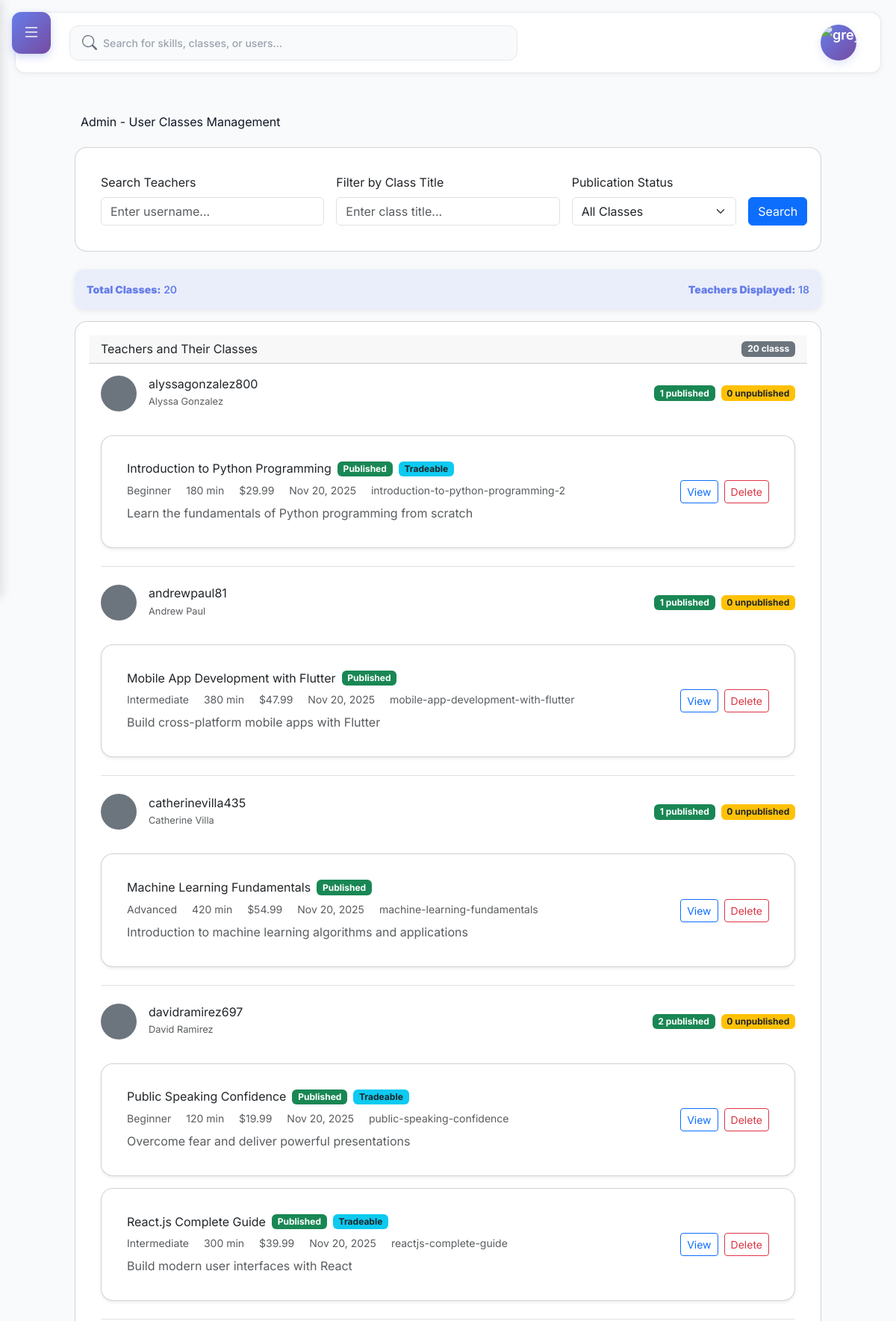
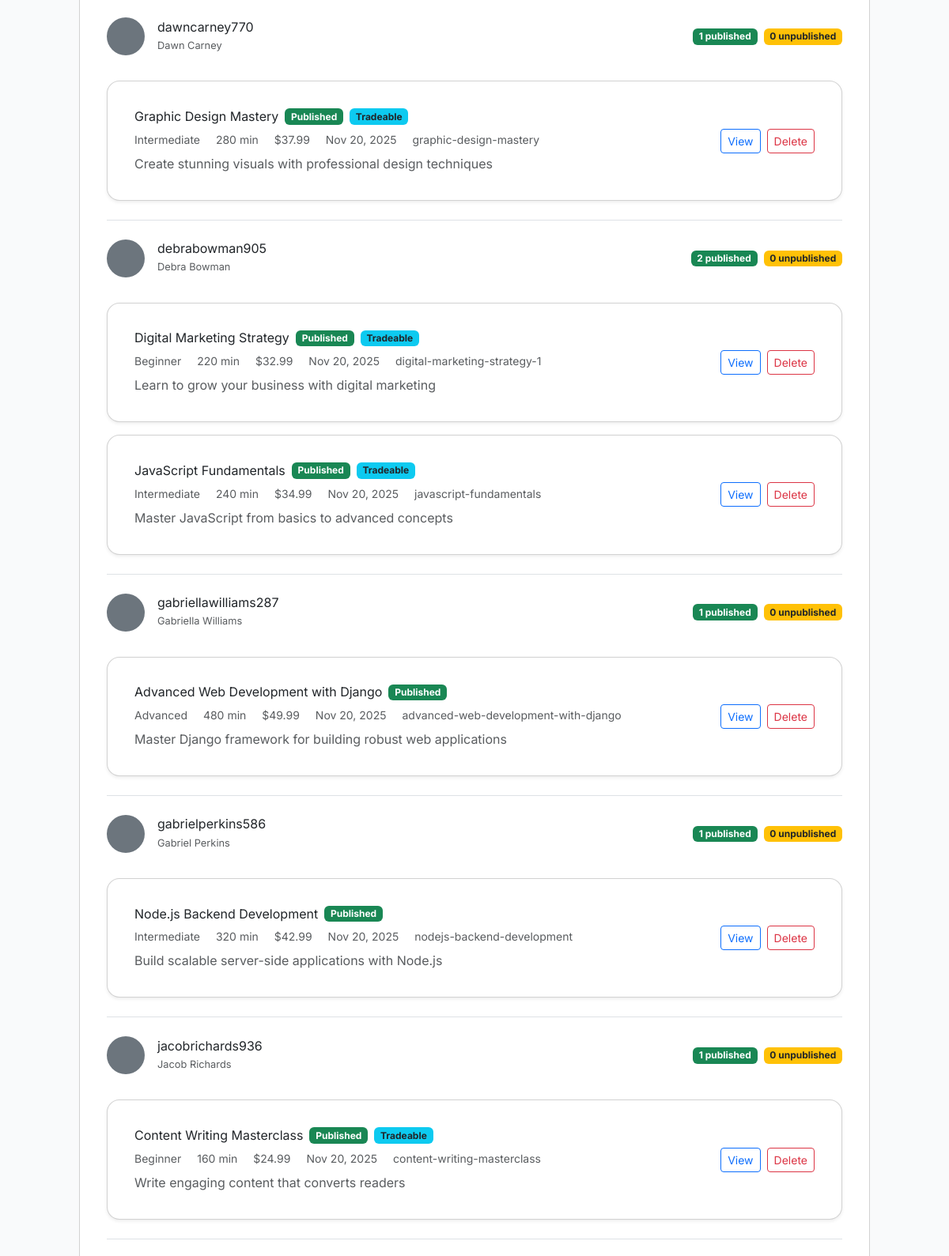
/users/admin-user-classes/ (signed in, upper part), run on the app's committed database (2 pictures, top to bottom).
### skills/models.py (models this page shows, shortened)
class TeachingClass(models.Model):
    BEGINNER = 'beginner'
    INTERMEDIATE = 'intermediate'
    ADVANCED = 'advanced'
    DIFFICULTY_CHOICES = [
        (BEGINNER, 'Beginner'),
        (INTERMEDIATE, 'Intermediate'),
        (ADVANCED, 'Advanced'),
    ]
    title = models.CharField(max_length=200)
    slug = models.SlugField(max_length=220, unique=True)
    short_description = models.CharField(max_length=300, blank=True)
    full_description = models.TextField(blank=True)
    difficulty = models.CharField(max_length=20, choices=DIFFICULTY_CHOICES, default=BEGINNER)
    duration_minutes = models.PositiveIntegerField(default=0)
    price_cents = models.PositiveIntegerField(default=0, help_text='Price in cents (e.g., 1999 = $19.99)')
    is_tradeable = models.BooleanField(default=False)
    trade_notes = models.CharField(max_length=200, blank=True)
    intro_video = models.FileField(upload_to='class_intros/', blank=True, null=True)
    thumbnail = models.ImageField(upload_to='class_thumbs/', blank=True, null=True)
    is_published = models.BooleanField(default=False)
    avg_rating = models.DecimalField(max_digits=3, decimal_places=2, default=0)
    reviews_count = models.PositiveIntegerField(default=0)
    created_at = models.DateTimeField(auto_now_add=True)
    updated_at = models.DateTimeField(auto_now=True)
    teacher = models.ForeignKey(settings.AUTH_USER_MODEL, on_delete=models.CASCADE, related_name='teaching_classes')
    class Meta:
        ordering = ['-created_at']

### users/views.py (the view)
# urls.py: path('admin-user-classes/', views.admin_user_classes, name='admin_user_classes'),
@staff_member_required
def admin_user_classes(request):
    search_query = request.GET.get('search', '')
    class_filter = request.GET.get('class', '')
    status_filter = request.GET.get('status', '')
    classes_qs = TeachingClass.objects.select_related('teacher', 'teacher__profile').prefetch_related('topics').order_by('teacher__username', 'title')
    if search_query:
        classes_qs = classes_qs.filter(teacher__username__icontains=search_query)
    if class_filter:
        classes_qs = classes_qs.filter(title__icontains=class_filter)
    if status_filter == 'published':
        classes_qs = classes_qs.filter(is_published=True)
    elif status_filter == 'unpublished':
        classes_qs = classes_qs.filter(is_published=False)
    classes_list = list(classes_qs)
    for teaching_class in classes_list:
        price_cents = teaching_class.price_cents or 0
        teaching_class.admin_price_display = f"${price_cents / 100:.2f}"
    teacher_map = {}
    for teaching_class in classes_list:
        teacher_id = teaching_class.teacher_id
        if teacher_id not in teacher_map:
            teacher_map[teacher_id] = {
                'teacher': teaching_class.teacher,
                'classes': [],
            }
        teacher_map[teacher_id]['classes'].append(teaching_class)
    teacher_data = []
    for data in teacher_map.values():
        classes = sorted(data['classes'], key=lambda cls: cls.created_at, reverse=True)
        teacher_data.append({
            'teacher': data['teacher'],
            'classes': classes,
            'published_count': sum(1 for cls in classes if cls.is_published),
            'unpublished_count': sum(1 for cls in classes if not cls.is_published),
        })
    teacher_data.sort(key=lambda entry: entry['teacher'].username.lower())
    context = {
        'teacher_data': teacher_data,
        'search_query': search_query,
        'class_filter': class_filter,
        'status_filter': status_filter,
        'total_classes': len(classes_list),
    }
    return render(request, 'users/profile/admin_user_classes.html', context)

### users/templates/users/profile/admin_user_classes.html (shortened to what this page needs)
{% extends 'base.html' %}
{% load static %}
{% block content %}
<div class="container mt-4">
    <div class="row">
        <div class="col-12">
            <h2 class="mb-4 d-flex align-items-center gap-2">
                Admin - User Classes Management
            </h2>
            <div class="card mb-4">
                <div class="card-body">
                    <form method="GET" class="row g-3 align-items-end">
                        <div class="col-md-4">
                            <label for="search" class="form-label">Search Teachers</label>
                            <input type="text"
                                   class="form-control"
                                   id="search"
                                   name="search"
                                   value="{{ search_query }}"
                                   placeholder="Enter username...">
                        </div>
                        <div class="col-md-4">
                            <label for="class" class="form-label">Filter by Class Title</label>
                            <input type="text"
                                   class="form-control"
                                   id="class"
                                   name="class"
                                   value="{{ class_filter }}"
                                   placeholder="Enter class title...">
                        </div>
                        <div class="col-md-3">
                            <label for="status" class="form-label">Publication Status</label>
                            <select id="status" name="status" class="form-select">
                                <option value="">All Classes</option>
                            </select>
                        </div>
                        <div class="col-md-1 d-grid">
                            <button type="submit" class="btn btn-primary">
                                Search
                            </button>
                        </div>
                    </form>
                </div>
            </div>
            <div class="alert alert-info d-flex justify-content-between align-items-center flex-wrap gap-2">
                <div>
                    <strong>Total Classes:</strong> {{ total_classes }}
                </div>
                <div>
                    <strong>Teachers Displayed:</strong> {{ teacher_data|length }}
                </div>
            </div>
            <div class="card">
                <div class="card-header d-flex justify-content-between align-items-center">
                    <h5 class="mb-0">
                        Teachers and Their Classes
                    </h5>
                    {% if teacher_data %}
                        <span class="badge bg-secondary">
                            {{ total_classes }} class{{ total_classes|pluralize }}
                        </span>
                    {% endif %}
                </div>
                <div class="card-body">
                    {% if teacher_data %}
                        {% for data in teacher_data %}
                            <div class="teacher-section pb-4 mb-4 border-bottom">
                                <div class="d-flex flex-column flex-md-row align-items-md-center justify-content-between gap-3">
                                    <div class="d-flex align-items-center gap-3">
                                        {% if data.teacher.profile.avatar %}
                                            <img src="{{ data.teacher.profile.avatar.url }}"
                                                 alt="{{ data.teacher.username }}"
                                                 class="rounded-circle"
                                                 style="width: 48px; height: 48px; object-fit: cover;">
                                        {% else %}
                                            <div class="rounded-circle bg-secondary text-white d-flex align-items-center justify-content-center"
                                                 style="width: 48px; height: 48px;">
                                            </div>
                                        {% endif %}
                                        <div>
                                            <h5 class="mb-0">{{ data.teacher.username }}</h5>
                                            <small class="text-muted">
                                                {{ data.teacher.get_full_name|default:data.teacher.email }}
                                            </small>
                                        </div>
                                    </div>
                                    <div class="d-flex flex-wrap gap-2">
                                        <span class="badge bg-success">
                                            {{ data.published_count }} published
                                        </span>
                                        <span class="badge bg-warning text-dark">
                                            {{ data.unpublished_count }} unpublished
                                        </span>
                                    </div>
                                </div>
                                <div class="row g-3 mt-3">
                                    {% for cls in data.classes %}
                                        <div class="col-12">
                                            <div class="class-card card shadow-sm" data-class-id="{{ cls.id }}">
                                                <div class="card-body d-flex flex-column flex-md-row justify-content-between align-items-md-center gap-3">
                                                    <div class="flex-grow-1">
                                                        <div class="d-flex align-items-center gap-2 flex-wrap">
                                                            <h5 class="card-title mb-0">{{ cls.title }}</h5>
                                                            <span class="badge {% if cls.is_published %}bg-success{% else %}bg-secondary{% endif %}">
                                                                {% if cls.is_published %}
                                                                     Published
                                                                {% else %}
                                                                    <i class="fas fa-eye-slash"></i> Unpublished
                                                                {% endif %}
                                                            </span>
                                                            {% if cls.is_tradeable %}
                                                                <span class="badge bg-info text-dark">
                                                                     Tradeable
                                                                </span>
                                                            {% endif %}
                                                        </div>
                                                        <div class="text-muted small mt-2">
                                                            <span class="me-3">
                                                                {{ cls.get_difficulty_display }}
                                                            </span>
                                                            <span class="me-3">
                                                                {{ cls.duration_minutes }} min
                                                            </span>
                                                            <span class="me-3">
                                                                {{ cls.admin_price_display }}
                                                            </span>
                                                            <span class="me-3">
                                                                {{ cls.created_at|date:"M j, Y" }}
                                                            </span>
                                                            <span>
                                                                {{ cls.slug }}
                                                            </span>
                                                        </div>
                                                        {% if cls.short_description %}
                                                            <p class="mb-0 mt-2 text-muted">
                                                                {{ cls.short_description|truncatewords:25 }}
                                                            </p>
                                                        {% endif %}
                                                    </div>
                                                    <div class="d-flex flex-column flex-md-row align-items-md-center gap-2">
                                                        <a href="{% url 'skills:class_detail' cls.slug %}"
                                                           target="_blank"
                                                           class="btn btn-outline-primary btn-sm">
                                                            View
                                                        </a>
                                                        <button type="button"
                                                                class="btn btn-outline-danger btn-sm"
                                                                onclick="return queueDeleteClass('{{ cls.title|escapejs }}', '{{ data.teacher.username|escapejs }}', '{% url 'users:admin_delete_class' cls.id %}', this.closest('.class-card'));">
                                                            Delete
                                                        </button>
                                                    </div>
                                                </div>
                                            </div>
                                        </div>
                                    {% endfor %}
                                </div>
                            </div>
                        {% endfor %}
                    {% endif %}
                </div>
            </div>
        </div>
    </div>
</div>
{% endblock %}

### data on the page
TeachingClass: title "Introduction to Python Programming", is_published "Published", is_tradeable "Tradeable", difficulty "Beginner", duration_minutes "180", admin_price_display "$29.99", created_at "Nov 20, 2025", slug "introduction-to-python-programming-2", short_description "Learn the fundamentals of Python programming from scratch"
TeachingClass: title "Mobile App Development with Flutter", is_published "Published", difficulty "Intermediate", duration_minutes "380", admin_price_display "$47.99", created_at "Nov 20, 2025", slug "mobile-app-development-with-flutter", short_description "Build cross-platform mobile apps with Flutter"
TeachingClass: title "Machine Learning Fundamentals", is_published "Published", difficulty "Advanced", duration_minutes "420", admin_price_display "$54.99", created_at "Nov 20, 2025", slug "machine-learning-fundamentals", short_description "Introduction to machine learning algorithms and applications"
TeachingClass: title "Public Speaking Confidence", is_published "Published", is_tradeable "Tradeable", difficulty "Beginner", duration_minutes "120", admin_price_display "$19.99", created_at "Nov 20, 2025", slug "public-speaking-confidence", short_description "Overcome fear and deliver powerful presentations"
TeachingClass: title "React.js Complete Guide", is_published "Published", is_tradeable "Tradeable", difficulty "Intermediate", duration_minutes "300", admin_price_display "$39.99", created_at "Nov 20, 2025", slug "reactjs-complete-guide", short_description "Build modern user interfaces with React"
TeachingClass: title "Graphic Design Mastery", is_published "Published", is_tradeable "Tradeable", difficulty "Intermediate", duration_minutes "280", admin_price_display "$37.99", created_at "Nov 20, 2025", slug "graphic-design-mastery", short_description "Create stunning visuals with professional design techniques"
TeachingClass: title "Digital Marketing Strategy", is_published "Published", is_tradeable "Tradeable", difficulty "Beginner", duration_minutes "220", admin_price_display "$32.99", created_at "Nov 20, 2025", slug "digital-marketing-strategy-1", short_description "Learn to grow your business with digital marketing"
TeachingClass: title "JavaScript Fundamentals", is_published "Published", is_tradeable "Tradeable", difficulty "Intermediate", duration_minutes "240", admin_price_display "$34.99", created_at "Nov 20, 2025", slug "javascript-fundamentals", short_description "Master JavaScript from basics to advanced concepts"
TeachingClass: title "Advanced Web Development with Django", is_published "Published", difficulty "Advanced", duration_minutes "480", admin_price_display "$49.99", created_at "Nov 20, 2025", slug "advanced-web-development-with-django", short_description "Master Django framework for building robust web applications"
TeachingClass: title "Node.js Backend Development", is_published "Published", difficulty "Intermediate", duration_minutes "320", admin_price_display "$42.99", created_at "Nov 20, 2025", slug "nodejs-backend-development", short_description "Build scalable server-side applications with Node.js"
TeachingClass: title "Content Writing Masterclass", is_published "Published", is_tradeable "Tradeable", difficulty "Beginner", duration_minutes "160", admin_price_display "$24.99", created_at "Nov 20, 2025", slug "content-writing-masterclass", short_description "Write engaging content that converts readers"

### other printed values
{{ total_classes }} "20"
{{ teacher_data|length }} "18"
{{ data.teacher.username }} "alyssagonzalez800"
{{ data.teacher.get_full_name|default:data.teacher.email }} "Alyssa Gonzalez"
{{ data.published_count }} "1"
{{ data.unpublished_count }} "0"
{{ data.teacher.username }} "andrewpaul81"
{{ data.teacher.get_full_name|default:data.teacher.email }} "Andrew Paul"
{{ data.teacher.username }} "catherinevilla435"
{{ data.teacher.get_full_name|default:data.teacher.email }} "Catherine Villa"
{{ data.teacher.username }} "davidramirez697"
{{ data.teacher.get_full_name|default:data.teacher.email }} "David Ramirez"
{{ data.published_count }} "2"
{{ data.teacher.username }} "dawncarney770"
{{ data.teacher.get_full_name|default:data.teacher.email }} "Dawn Carney"
